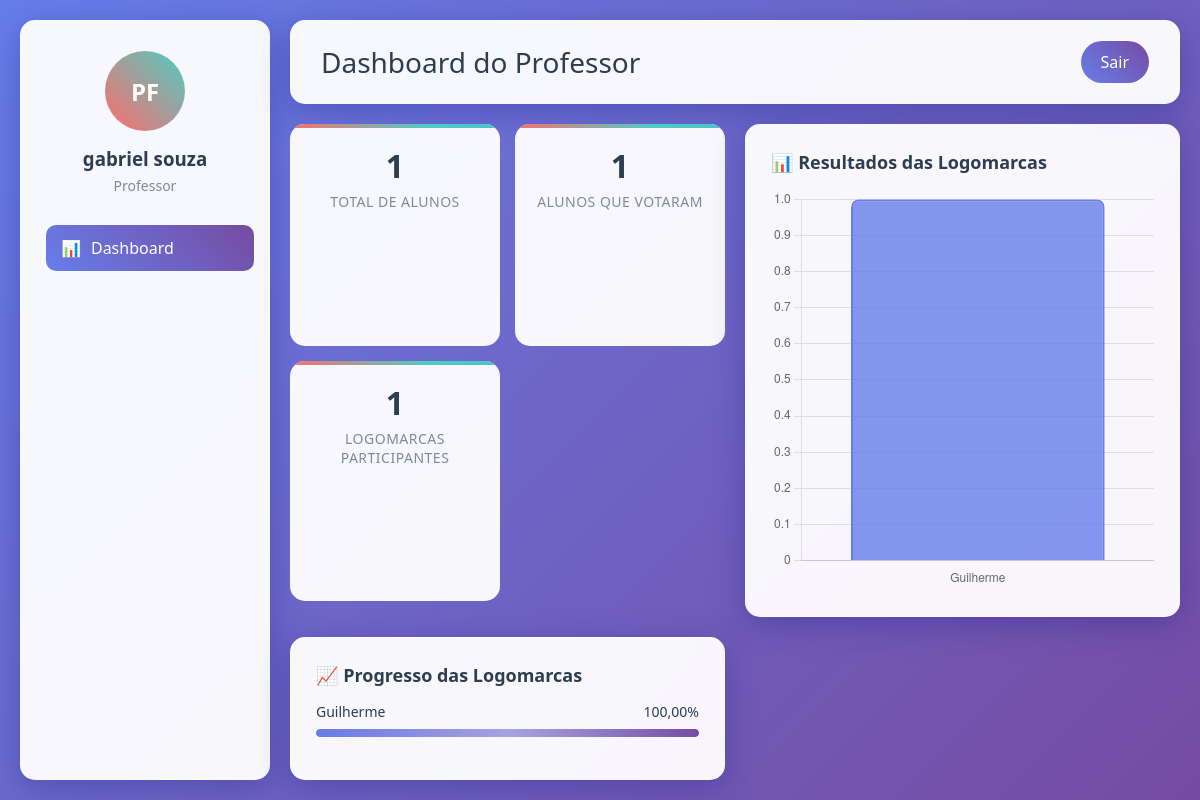
The app's page /dashboard/ (signed in), older data.
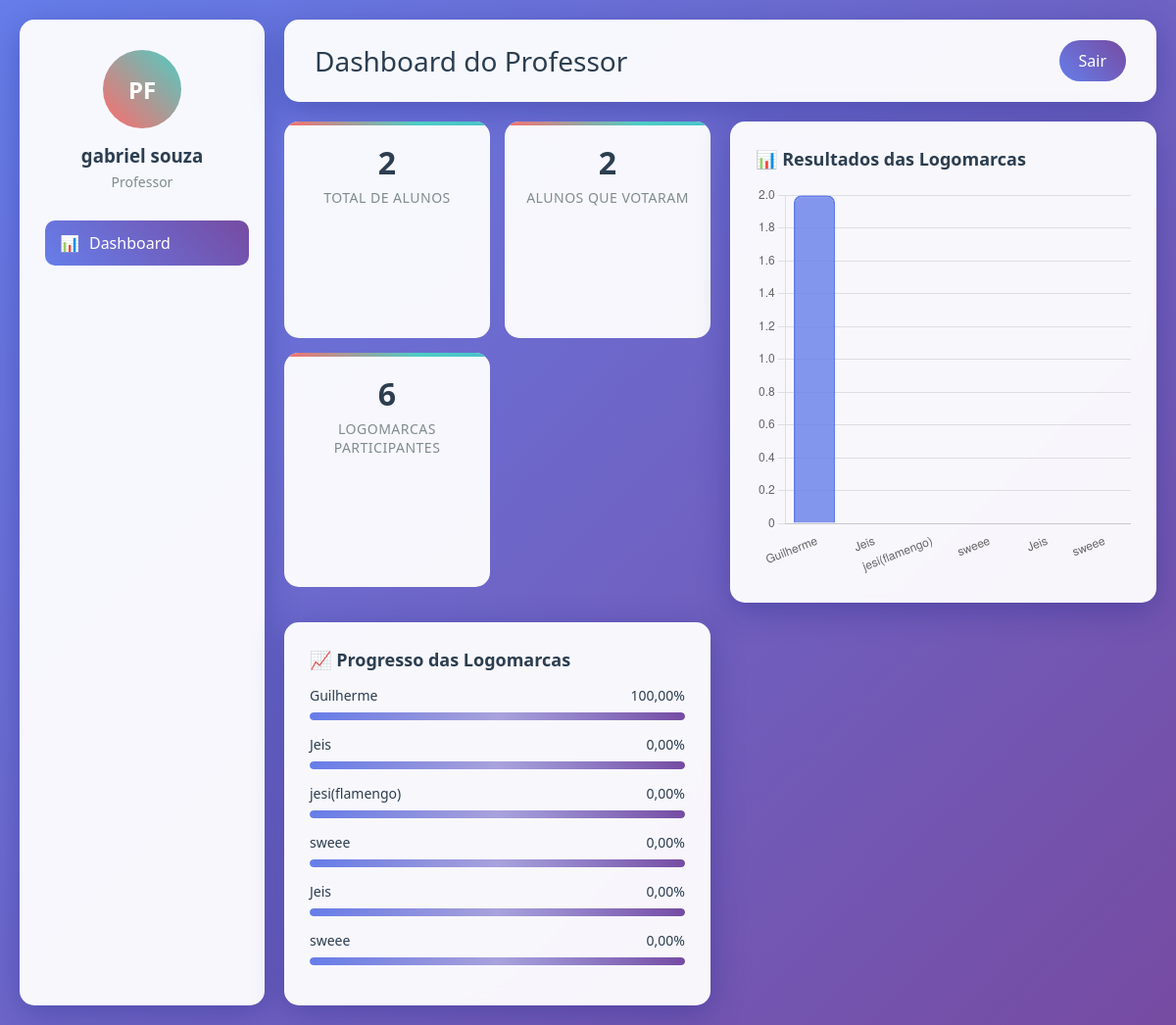
The same page, newer data.
### app/models.py (models this page shows, shortened)
class Logomarca(models.Model):
    nome = models.CharField(max_length=100)
    imagem = models.ImageField(upload_to='logomarcas/')
    descricao = models.TextField(blank=True, null=True)
    votos = models.IntegerField(default=0)

### app/views.py (the view)
# urls.py: path('dashboard/', dashboard, name='dashboard'),
@login_required
def dashboard(request):
    if not request.user.is_professor:
        return redirect('home')
    total_alunos = Aluno.objects.filter(is_professor=False).count()
    alunos_votaram = Aluno.objects.filter(is_professor=False, voto_realizado=True).count()
    logomarcas_qs = Logomarca.objects.all()
    total_votos = logomarcas_qs.aggregate(total=Sum('votos'))['total'] or 0
    logomarcas = []
    for logo in logomarcas_qs:
        percentual = (logo.votos / total_votos * 100) if total_votos > 0 else 0
        logomarcas.append({
            'nome': logo.nome,
            'votos': logo.votos,
            'percentual_votos': percentual,
        })
    context = {
        'total_alunos': total_alunos,
        'alunos_votaram': alunos_votaram,
        'logomarcas': logomarcas,
    }
    return render(request, 'dashboard.html', context)

### setup/templates/dashboard.html (shortened to what the changed rows need)
<!DOCTYPE html>
<html lang="pt-BR">
<head>
</head>
<body>
    <div class="container">
        <header class="header">
            <h1>Dashboard do Professor</h1>
        </header>
        <main class="main-content">
            <div class="stats-grid">
                <div class="stat-card">
                    <div class="stat-number" id="totalAlunos">{{ total_alunos }}</div>
                    <div class="stat-label">Total de Alunos</div>
                </div>
                <div class="stat-card">
                    <div class="stat-number" id="alunosVotaram">{{ alunos_votaram }}</div>
                    <div class="stat-label">Alunos que Votaram</div>
                </div>
                <div class="stat-card">
                    <div class="stat-number" id="totalVotos">{{ logomarcas|length }}</div>
                    <div class="stat-label">Logomarcas Participantes</div>
                </div>
            </div>
            <div class="card chart-large">
                <div class="chart-container">
                    <canvas id="logosChart"></canvas>
                </div>
            </div>
            <div class="card">
                {% for logo in logomarcas %}
                <div class="progress-item">
                    <div class="progress-label">
                        <span>{{ logo.nome }}</span>
                        <span>{{ logo.percentual_votos|floatformat:"2" }}%</span>
                    </div>
                    <div class="progress-bar">
                        <div class="progress-fill" style="width: {{ logo.percentual_votos|floatformat:"2" }}%; background: linear-gradient(45deg, #667eea, #764ba2);"></div>
                    </div>
                </div>
                {% endfor %}
            </div>
        </main>
    </div>
    <script>
        // Gráfico de resultados das logomarcas
        const logosCtx = document.getElementById('logosChart').getContext('2d');
        const logoLabels = [
            {% for logo in logomarcas %}
                "{{ logo.nome }}"{% if not forloop.last %},{% endif %}
            {% endfor %}
        ];
        const logoVotes = [
            {% for logo in logomarcas %}
                {{ logo.votos }}{% if not forloop.last %},{% endif %}
            {% endfor %}
        ];
        new Chart(logosCtx, {
            type: 'bar',
            data: {
                labels: logoLabels,
                datasets: [{
                    label: 'Votos',
                    data: logoVotes,
                    backgroundColor: 'rgba(102, 126, 234, 0.8)',
                    borderColor: 'rgba(102, 126, 234, 1)',
                    borderWidth: 2,
                    borderRadius: 8
                }]
            },
            options: {
                responsive: true,
                maintainAspectRatio: false,
                plugins: { legend: { display: false } },
                scales: {
                    y: { beginAtZero: true, grid: { color: 'rgba(0,0,0,0.1)' } },
                    x: { grid: { display: false } }
                }
            }
        });
        // Animação para contadores
        function animateNumbers() {
            document.querySelectorAll('.stat-number').forEach(number => {
                const target = number.textContent;
                const numericTarget = parseFloat(target.replace('%', ''));
                let current = 0;
                const increment = numericTarget / 50;
                const isPercentage = target.includes('%');
                const timer = setInterval(() => {
                    current += increment;
                    if (current >= numericTarget) {
                        current = numericTarget;
                        clearInterval(timer);
                    }
                    number.textContent = isPercentage ? Math.round(current) + '%' : Math.round(current);
                }, 30);
            });
        }
        window.addEventListener('load', () => setTimeout(animateNumbers, 500));
    </script>
</body>
</html>
</body>
</html>

Row changes from the older to the newer data that the page shows:
added Logomarca: nome "Jeis"
added Logomarca: nome "jesi(flamengo)"
added Logomarca: nome "sweee"
added Logomarca: nome "Jeis"
added Logomarca: nome "sweee"
Text that changed along with them:
{{ total_alunos }}: "1" → "2"
{{ alunos_votaram }}: "1" → "2"
{{ logomarcas|length }}: "1" → "6"
chart data {{ logo.nome }}: Guilherme → Guilherme, Jeis, jesi(flamengo), sweee, Jeis, sweee
chart data {{ logo.votos }}: 1 → 2, 0, 0, 0, 0, 0
new list line: "0,00 %"
